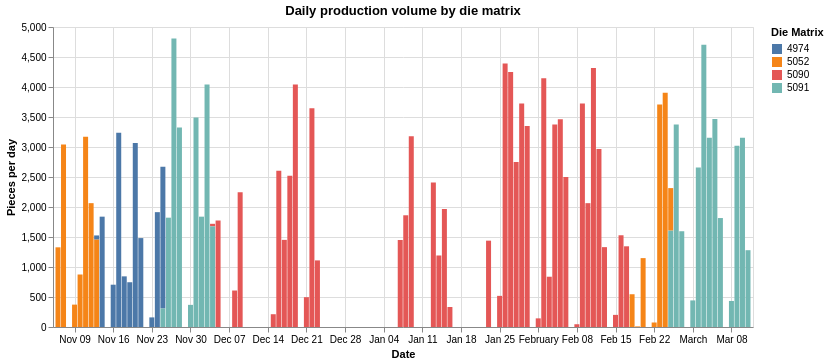

The cell this chart's notebook holds for it:
### Markdown cell above
### Daily production per die matrix

Number of pieces processed per day. Shows production volume, die matrix usage over time, and days with low counts (partial shifts, changeovers, maintenance).

### Code cell
daily = pd.read_sql("""
    SELECT
        DATE_TRUNC('day', timestamp)::date  AS day,
        die_matrix,
        COUNT(DISTINCT piece_id)            AS pieces
    FROM bronze.v_pieces
    WHERE die_matrix IS NOT NULL AND piece_id IS NOT NULL
    GROUP BY 1, 2
    ORDER BY 1, 2
""", engine, parse_dates=['day'])

chart_daily = alt.Chart(daily).mark_bar().encode(
    x=alt.X('day:T', title='Date'),
    y=alt.Y('pieces:Q', title='Pieces per day'),
    color=alt.Color('die_matrix:N', title='Die Matrix'),
    tooltip=['day:T', 'die_matrix:N', 'pieces:Q']
).properties(
    title='Daily production volume by die matrix',
    width=700, height=300
)
chart_daily

### Figure 1 — Vega-Lite specification as saved in the notebook (floating-point values rounded to 4 significant figures)
{"config": {"view": {"continuousWidth": 300, "continuousHeight": 300}}, "data": {"name": "data-e489046ed27d3cbd93b3a160d069dff3"}, "mark": {"type": "bar"}, "encoding": {"color": {"field": "die_matrix", "title": "Die Matrix", "type": "nominal"}, "tooltip": [{"field": "day", "type": "temporal"}, {"field": "die_matrix", "type": "nominal"}, {"field": "pieces", "type": "quantitative"}], "x": {"field": "day", "title": "Date", "type": "temporal"}, "y": {"field": "pieces", "title": "Pieces per day", "type": "quantitative"}}, "height": 300, "title": "Daily production volume by die matrix", "width": 700, "$schema": "https://vega.github.io/schema/vega-lite/v5.20.1.json", "datasets": {"data-e489046ed27d3cbd93b3a160d069dff3": [{"day": "2025-11-06T00:00:00", "die_matrix": 5052, "pieces": 1328}, {"day": "2025-11-07T00:00:00", "die_matrix": 5052, "pieces": 3040}, {"day": "2025-11-09T00:00:00", "die_matrix": 5052, "pieces": 373}, {"day": "2025-11-10T00:00:00", "die_matrix": 5052, "pieces": 875}, {"day": "2025-11-11T00:00:00", "die_matrix": 5052, "pieces": 3169}, {"day": "2025-11-12T00:00:00", "die_matrix": 5052, "pieces": 2064}, {"day": "2025-11-13T00:00:00", "die_matrix": 4974, "pieces": 70}, {"day": "2025-11-13T00:00:00", "die_matrix": 5052, "pieces": 1456}, {"day": "2025-11-14T00:00:00", "die_matrix": 4974, "pieces": 1839}, {"day": "2025-11-16T00:00:00", "die_matrix": 4974, "pieces": 705}, {"day": "2025-11-17T00:00:00", "die_matrix": 4974, "pieces": 3239}, {"day": "2025-11-18T00:00:00", "die_matrix": 4974, "pieces": 844}, {"day": "2025-11-19T00:00:00", "die_matrix": 4974, "pieces": 746}, {"day": "2025-11-20T00:00:00", "die_matrix": 4974, "pieces": 3067}, {"day": "2025-11-21T00:00:00", "die_matrix": 4974, "pieces": 1482}, {"day": "2025-11-23T00:00:00", "die_matrix": 4974, "pieces": 160}, {"day": "2025-11-24T00:00:00", "die_matrix": 4974, "pieces": 1914}, {"day": "2025-11-25T00:00:00", "die_matrix": 4974, "pieces": 2362}, {"day": "2025-11-25T00:00:00", "die_matrix": 5091, "pieces": 309}, {"day": "2025-11-26T00:00:00", "die_matrix": 5091, "pieces": 1822}, {"day": "2025-11-27T00:00:00", "die_matrix": 5091, "pieces": 4809}, {"day": "2025-11-28T00:00:00", "die_matrix": 5091, "pieces": 3323}, {"day": "2025-11-30T00:00:00", "die_matrix": 5091, "pieces": 369}, {"day": "2025-12-01T00:00:00", "die_matrix": 5091, "pieces": 3492}, {"day": "2025-12-02T00:00:00", "die_matrix": 5091, "pieces": 1839}, {"day": "2025-12-03T00:00:00", "die_matrix": 5091, "pieces": 4041}, {"day": "2025-12-04T00:00:00", "die_matrix": 5090, "pieces": 43}, {"day": "2025-12-04T00:00:00", "die_matrix": 5091, "pieces": 1677}, {"day": "2025-12-05T00:00:00", "die_matrix": 5090, "pieces": 1775}, {"day": "2025-12-08T00:00:00", "die_matrix": 5090, "pieces": 608}, {"day": "2025-12-09T00:00:00", "die_matrix": 5090, "pieces": 2244}, {"day": "2025-12-15T00:00:00", "die_matrix": 5090, "pieces": 213}, {"day": "2025-12-16T00:00:00", "die_matrix": 5090, "pieces": 2603}, {"day": "2025-12-17T00:00:00", "die_matrix": 5090, "pieces": 1452}, {"day": "2025-12-18T00:00:00", "die_matrix": 5090, "pieces": 2522}, {"day": "2025-12-19T00:00:00", "die_matrix": 5090, "pieces": 4040}, {"day": "2025-12-21T00:00:00", "die_matrix": 5090, "pieces": 497}, {"day": "2025-12-22T00:00:00", "die_matrix": 5090, "pieces": 3645}, {"day": "2025-12-23T00:00:00", "die_matrix": 5090, "pieces": 1110}, {"day": "2026-01-07T00:00:00", "die_matrix": 5090, "pieces": 1450}, {"day": "2026-01-08T00:00:00", "die_matrix": 5090, "pieces": 1862}, {"day": "2026-01-09T00:00:00", "die_matrix": 5090, "pieces": 3179}, {"day": "2026-01-13T00:00:00", "die_matrix": 5090, "pieces": 2408}, {"day": "2026-01-14T00:00:00", "die_matrix": 5090, "pieces": 1192}, {"day": "2026-01-15T00:00:00", "die_matrix": 5090, "pieces": 1967}, {"day": "2026-01-16T00:00:00", "die_matrix": 5090, "pieces": 333}, {"day": "2026-01-23T00:00:00", "die_matrix": 5090, "pieces": 1439}, {"day": "2026-01-25T00:00:00", "die_matrix": 5090, "pieces": 519}, {"day": "2026-01-26T00:00:00", "die_matrix": 5090, "pieces": 4392}, {"day": "2026-01-27T00:00:00", "die_matrix": 5090, "pieces": 4248}, {"day": "2026-01-28T00:00:00", "die_matrix": 5090, "pieces": 2751}, {"day": "2026-01-29T00:00:00", "die_matrix": 5090, "pieces": 3723}, {"day": "2026-01-30T00:00:00", "die_matrix": 5090, "pieces": 3352}, {"day": "2026-02-01T00:00:00", "die_matrix": 5090, "pieces": 144}, {"day": "2026-02-02T00:00:00", "die_matrix": 5090, "pieces": 4144}, {"day": "2026-02-03T00:00:00", "die_matrix": 5090, "pieces": 838}, {"day": "2026-02-04T00:00:00", "die_matrix": 5090, "pieces": 3374}, {"day": "2026-02-05T00:00:00", "die_matrix": 5090, "pieces": 3461}, {"day": "2026-02-06T00:00:00", "die_matrix": 5090, "pieces": 2502}, {"day": "2026-02-08T00:00:00", "die_matrix": 5090, "pieces": 46}, {"day": "2026-02-09T00:00:00", "die_matrix": 5090, "pieces": 3724}, {"day": "2026-02-10T00:00:00", "die_matrix": 5090, "pieces": 2064}, {"day": "2026-02-11T00:00:00", "die_matrix": 5090, "pieces": 4316}, {"day": "2026-02-12T00:00:00", "die_matrix": 5090, "pieces": 2965}, {"day": "2026-02-13T00:00:00", "die_matrix": 5090, "pieces": 1331}, {"day": "2026-02-15T00:00:00", "die_matrix": 5090, "pieces": 202}, {"day": "2026-02-16T00:00:00", "die_matrix": 5090, "pieces": 1529}, {"day": "2026-02-17T00:00:00", "die_matrix": 5090, "pieces": 1345}, {"day": "2026-02-18T00:00:00", "die_matrix": 5052, "pieces": 546}, {"day": "2026-02-19T00:00:00", "die_matrix": 5052, "pieces": 10}, {"day": "2026-02-20T00:00:00", "die_matrix": 5052, "pieces": 1148}, {"day": "2026-02-22T00:00:00", "die_matrix": 5052, "pieces": 75}, {"day": "2026-02-23T00:00:00", "die_matrix": 5052, "pieces": 3707}, {"day": "2026-02-24T00:00:00", "die_matrix": 5052, "pieces": 3903}, {"day": "2026-02-25T00:00:00", "die_matrix": 5052, "pieces": 709}, {"day": "2026-02-25T00:00:00", "die_matrix": 5091, "pieces": 1606}, {"day": "2026-02-26T00:00:00", "die_matrix": 5091, "pieces": 3375}, {"day": "2026-02-27T00:00:00", "die_matrix": 5091, "pieces": 1596}, {"day": "2026-03-01T00:00:00", "die_matrix": 5091, "pieces": 443}, {"day": "2026-03-02T00:00:00", "die_matrix": 5091, "pieces": 2659}, {"day": "2026-03-03T00:00:00", "die_matrix": 5091, "pieces": 4706}, {"day": "2026-03-04T00:00:00", "die_matrix": 5091, "pieces": 3155}, {"day": "2026-03-05T00:00:00", "die_matrix": 5091, "pieces": 3467}, {"day": "2026-03-06T00:00:00", "die_matrix": 5091, "pieces": 1816}, {"day": "2026-03-08T00:00:00", "die_matrix": 5091, "pieces": 434}, {"day": "2026-03-09T00:00:00", "die_matrix": 5091, "pieces": 3019}, {"day": "2026-03-10T00:00:00", "die_matrix": 5091, "pieces": 3155}, {"day": "2026-03-11T00:00:00", "die_matrix": 5091, "pieces": 1280}]}}
